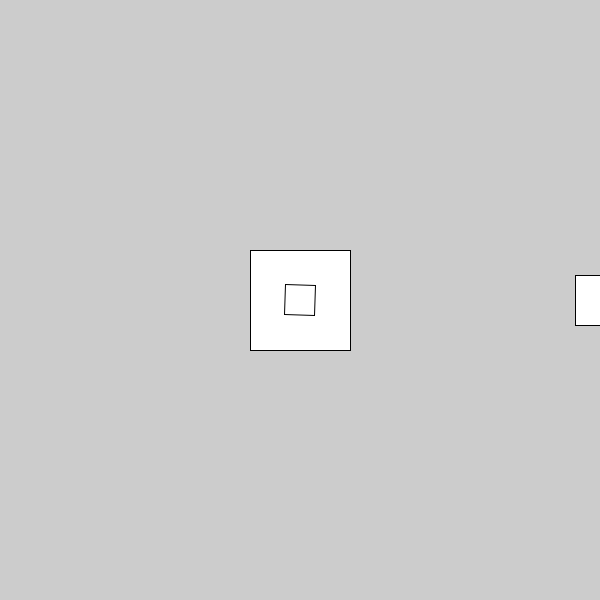
Frame 1 (no input)
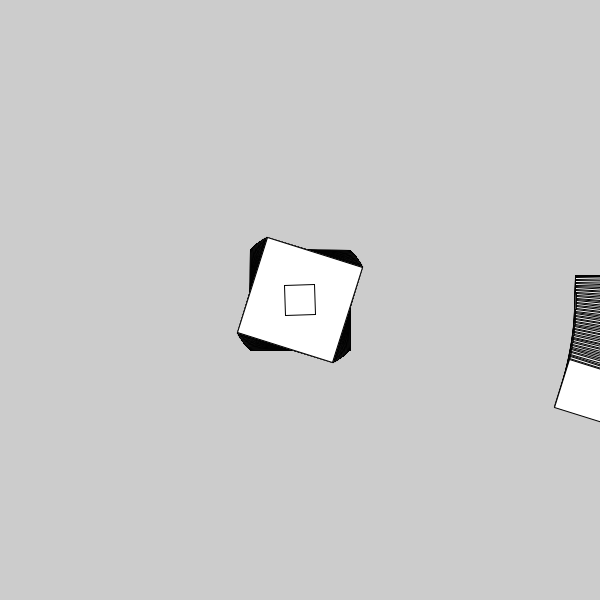
Frame 60 (the mouse pressed at the canvas centre just before this capture)
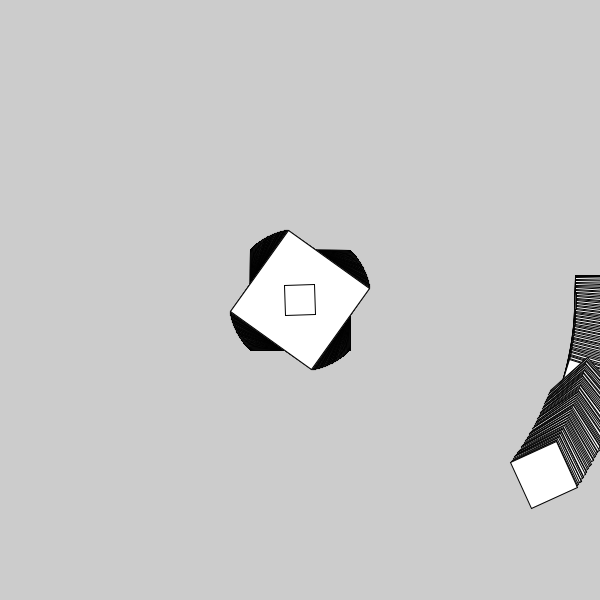
Frame 120 (the mouse held since frame 60 and released just before this capture)

The Processing sketch that drew these frames (run headless with seeded random() and noise(); from frame 60 on, the mouse is pressed at the canvas centre):

// Processing sketch: translate_n_rotate
// ── translate_n_rotate.pde
float count = 0;

void setup () {
  size (600, 600) ;
}

void draw() {
  //translate(100,300);
  //ellipse (0,0,50,50);
  //translate (100,0);
  //ellipse(0,0,50,50);
  //translate (100,0);
  //ellipse(0,0,50,50);
  //translate (100,0);
  //ellipse(0,0,50,50);
  //translate (100,0);
  //ellipse(0,0,50,50);
  //translate (-500,-300);
  //ellipse(0,0,100,100);

  //push
  //background(205);
  pushMatrix();
  translate(300, 300);
  float degrees = count;
  count = count + 0.3;
  float rads = radians(degrees);
  //rotate looks for radians
  rotate (rads);
  //rotate(PI/4);
  //rotate (TWO_PI); or PI * 2
  rectMode(CENTER);
  rect (0, 0, 100, 100);

  pushMatrix();
  translate(300, 0);
  rotate(radians(mouseX));
  rect (0, 0, 50, 50);  
  popMatrix();
  //pop

  pushMatrix();
  rotate(radians(count * 4));
  rect (0, 0, 30, 30);
  popMatrix();

  //rect(0, 0, 50, 50);
  popMatrix();

  ////draw back a origin
  //ellipse(0, 0, 200, 200);
}
